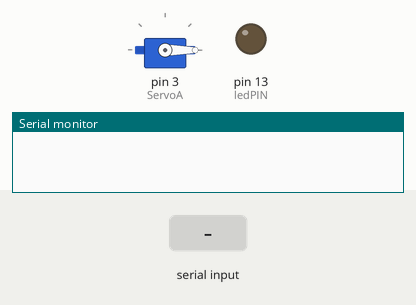
A sketch run on a simulated Arduino Uno, built with avr-gcc and run on an emulated ATmega328P. Parts: servo, output pins drawn as LEDs (lit = HIGH), the last lines printed to the serial monitor. Inputs (shaded band) come from the test bench.

Above: at 1.2 s.
1.3 s: "A" received over the second serial link
At 1.9 s:
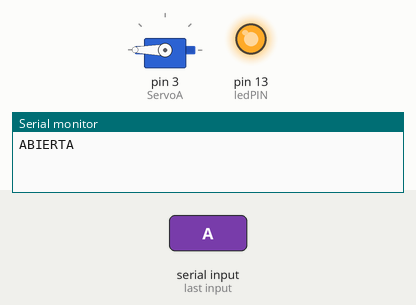
2.8 s: "C" received over the second serial link
At 3.2 s:
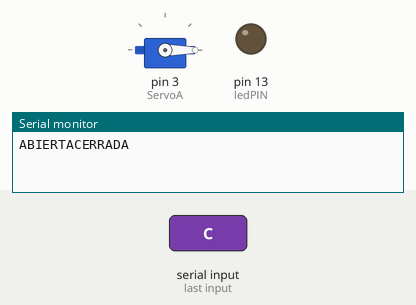
Timing chart, 0 to 5.8 s (numbered marks = the images above; inputs shaded):
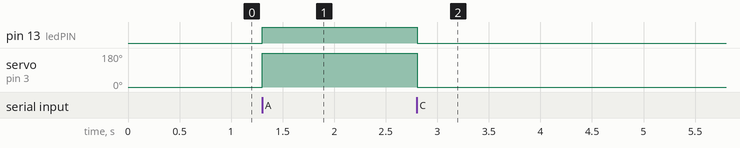

Measured:
- after the input at 1.3 s, pin 13 (ledPIN): LOW → HIGH at once; servo on pin 3 (ServoA): 0° → 180° at once
- after the input at 2.8 s, pin 13 (ledPIN): HIGH → LOW at once; servo on pin 3 (ServoA): 180° → 0° at once

The sketch:

Bluetooth_AndroidStudio.ino
```cpp
#include <SoftwareSerial.h>

#include <Servo.h>

Servo ServoA;
char rxChar; //Caracter recibido por bluetooth
int ang =  0; //Ángulo inicial 0 grados
const int ledPIN =13;
SoftwareSerial BT(0,1);


void setup(){
  ServoA.attach(3,600,2400); //Servomotor: PIN3 & AP(min)=600 AP(max)=2400
  Serial.begin(9600);
  BT.begin(9600);
  ServoA.write(ang);
  pinMode(ledPIN , OUTPUT);  //definir pin como salida
}

void loop(){

   if(BT.available()){ // "Si se detecta una entrada"
      rxChar = BT.read();
    }

    if (rxChar == 'C'){
      ang = 0; //Se gira a 0° para abrir la cerradura
      Serial.print("CERRADA"); //Se envia el valor al celular
      digitalWrite(ledPIN , LOW);
      rxChar = 'B';
      }
    else if (rxChar == 'A'){
      ang = 180; //Se gira a 180° para cerrar la cerradura
      Serial.print("ABIERTA");
      digitalWrite(ledPIN , HIGH);
      rxChar = 'B';
      }

    ServoA.write(ang); //Se ingresa el valor de "ang" en el Servo
    delay(100);


 }
```
